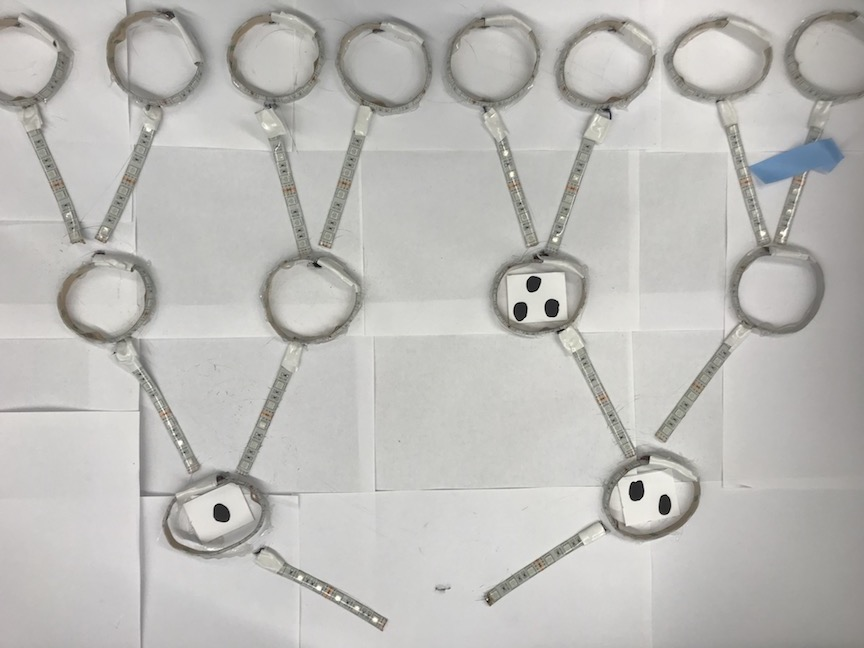
#> input picture IMG_0160.JPG, 864 x 648 px
$ python imgDetection.py
#> lines starting #> are read from the running program, lines starting #| are printed output that depends on the picture
import numpy as np
import argparse
import cv2

filename = "IMG_0160.JPG"
W = 500.
oriimg = cv2.imread(filename, cv2.IMREAD_COLOR)
#> oriimg is the input picture: shape (648, 864, 3); mean B, G, R 183.7, 186.9, 187.9
height, width, depth = oriimg.shape
#> height = 648; width = 864; depth = 3
imgScale = W / width
#> imgScale = 0.579
newX,newY = oriimg.shape[1]*imgScale, oriimg.shape[0]*imgScale
#> newX = 500; newY = 375
image = cv2.resize(oriimg,(int(newX),int(newY)))

output = image.copy()
gray = cv2.cvtColor(image, cv2.COLOR_BGR2GRAY)

circles = cv2.HoughCircles(gray, cv2.HOUGH_GRADIENT, 1.2, 100, param1=100, param2=60, minRadius=5)
#> circles = [[257.4, 156.6, 185.2], [252.6, 262.2, 104], [113.4, 72.6, 92.36], [376.2, 90.6, 84.68], [497.4, 149.4, 165.7], [138.6, 179.4, 95.24], [220.2, 36.6, 26], [479.4, 34.2, 26.36], [24.6, 269.4, 81.32], [372.6, 279, 32.72], [142.2, 342.6, 61.88], [18.6, 168.6, 69.8]]

if circles is not None:
	# convert the (x, y) coordinates and radius of the circles to integers
	circles = np.round(circles[0, :]).astype("int")
#> circles = [[257, 157, 185], [253, 262, 104], [113, 73, 92], [376, 91, 85], [497, 149, 166], [139, 179, 95], [220, 37, 26], [479, 34, 26], [25, 269, 81], [373, 279, 33], [142, 343, 62], [19, 169, 70]]

	# loop over the (x, y) coordinates and radius of the circles
	for (x, y, r) in circles:
		# draw the circle in the output image, then draw a rectangle
		# corresponding to the center of the circle
		if(r<80):
			print("radius: ", r)
			cv2.circle(output, (x, y), r, (0, 255, 0), 4)
			cv2.rectangle(output, (x - 5, y - 5), (x + 5, y + 5), (0, 128, 255), -1)
#> this loop made 12 passes
#| radius:  26
#| radius:  26
#| radius:  33
#| radius:  62
#| radius:  70
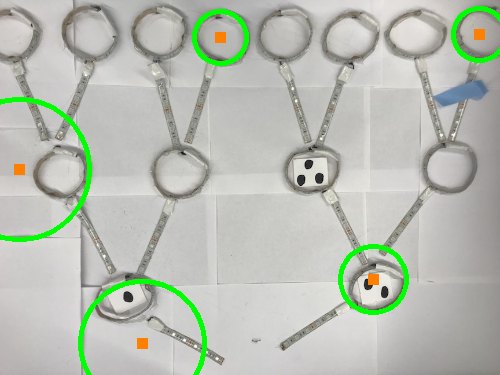
#> output: shape (375, 500, 3); mean B, G, R 178.5, 188.9, 183.3


	cv2.imwrite("detect_circles_img.jpg", image)
	print("wrote image")
	cv2.imshow("output", np.hstack([image, output]))
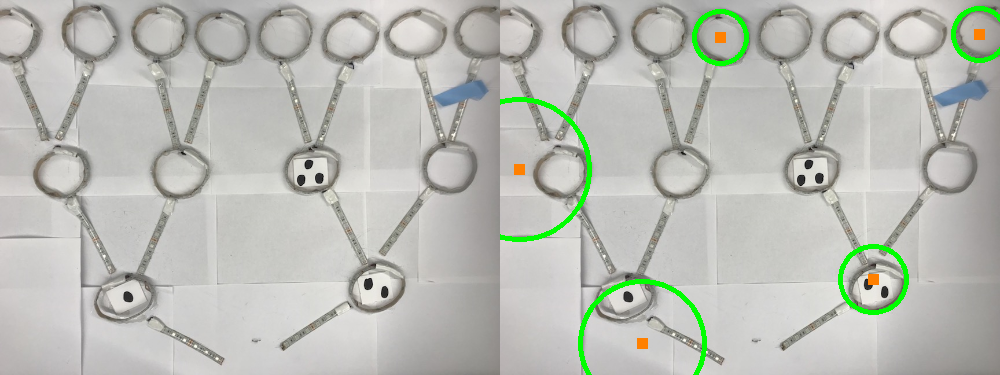
#> window 'output': shape (375, 1000, 3); mean B, G, R 181.1, 187.9, 185.6
	print("showing ootput")
	cv2.waitKey(0)
else:
	print("no circles detected")

def findNumCircles(img):
	lower = np.array([0, 0, 0])
	upper = np.array([15, 15, 15])
	shapeMask = cv2.inRange(image, lower, upper)

	# find the contours in the mask
	cnts = cv2.findContours(shapeMask.copy(), cv2.RETR_EXTERNAL, cv2.CHAIN_APPROX_SIMPLE)
	return cnts

$ run again, with IMG_0152.JPG copied over IMG_0160.JPG
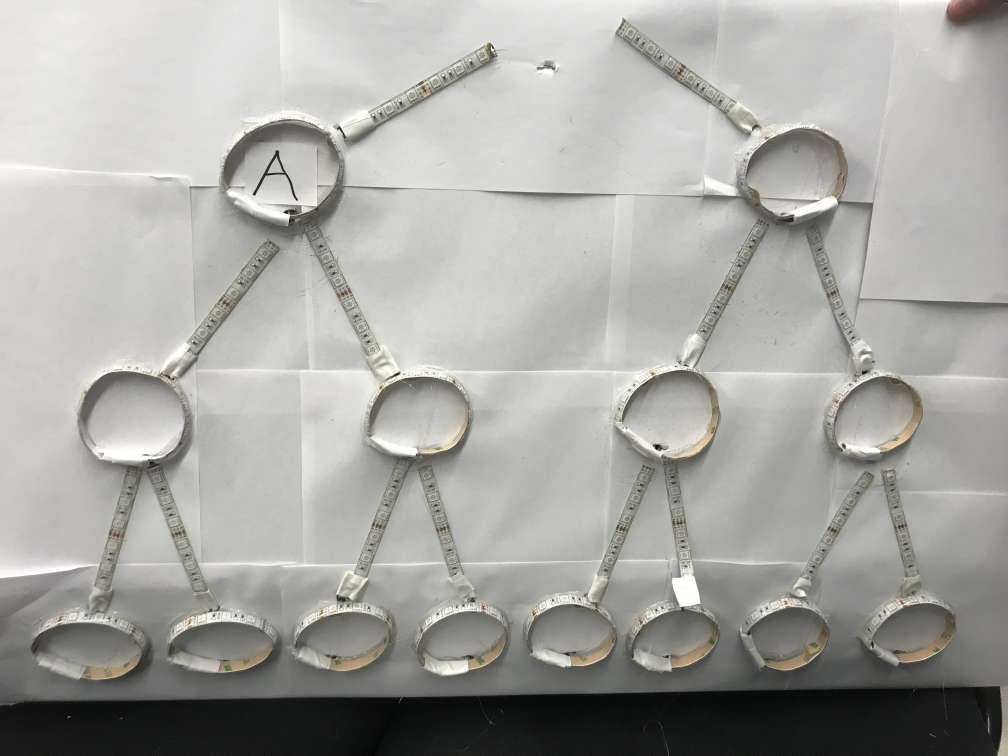
#> input picture IMG_0152.JPG, 4032 x 3024 px (shown at 1/4 size)
#> oriimg is the input picture: shape (3024, 4032, 3); mean B, G, R 162.6, 166.9, 167
#> `circles = cv2.HoughCircles(gray, cv2.HOUGH_GRADIENT, 1.2, 100, param1=..`: circles = [[274.2, 185.4, 159.1], [173.4, 227.4, 96.92], [261, 85.8, 116.5], [373.8, 267, 75.8], [262.2, 287.4, 83], [69, 213, 26], [141, 89.4, 31.4], [135, 369, 91.52], [408.6, 143.4, 46.52], [487.8, 263.4, 77.6], [11.4, 112.2, 108.2]]
#> `circles = np.round(circles[0, :]).astype("int")`: circles = [[274, 185, 159], [173, 227, 97], [261, 86, 116], [374, 267, 76], [262, 287, 83], [69, 213, 26], [141, 89, 31], [135, 369, 92], [409, 143, 47], [488, 263, 78], [11, 112, 108]]
#> the loop `for (x, y, r) in circles:` made 11 passes
#> (printed output is left out)
#> after the loop `for (x, y, r) in circles:`:
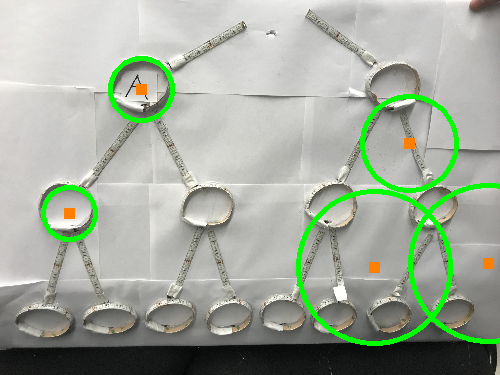
#> output: shape (375, 500, 3); mean B, G, R 156.5, 170.4, 161.5
#> `cv2.imshow("output", np.hstack([image, output]))`:
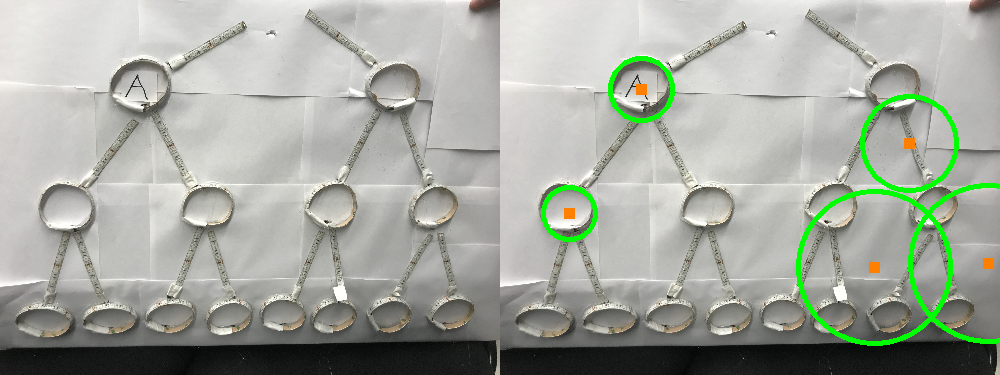
#> window 'output': shape (375, 1000, 3); mean B, G, R 159.5, 168.6, 164.2

$ run again, with IMG_0156.JPG copied over IMG_0160.JPG
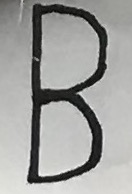
#> input picture IMG_0156.JPG, 132 x 194 px
#> oriimg is the input picture: shape (194, 132, 3); mean B, G, R 157.9, 160.1, 159.9
#> `image = cv2.resize(oriimg,(int(newX),int(newY)))`:
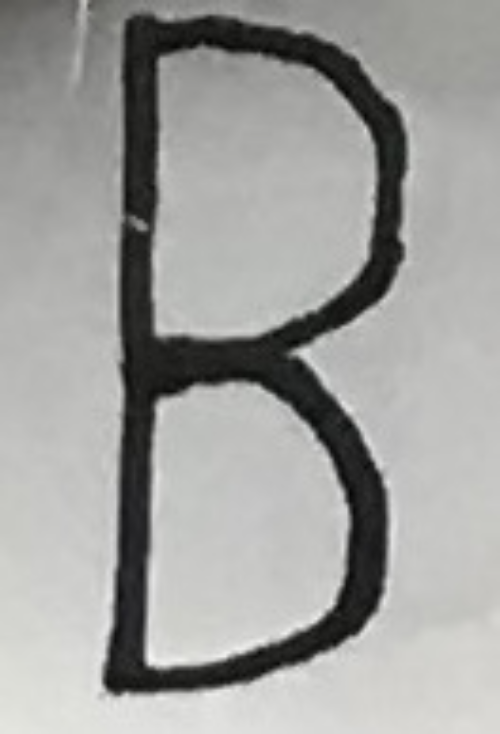
#> image: shape (734, 500, 3); mean B, G, R 157.8, 160, 159.8
#> circles = None
